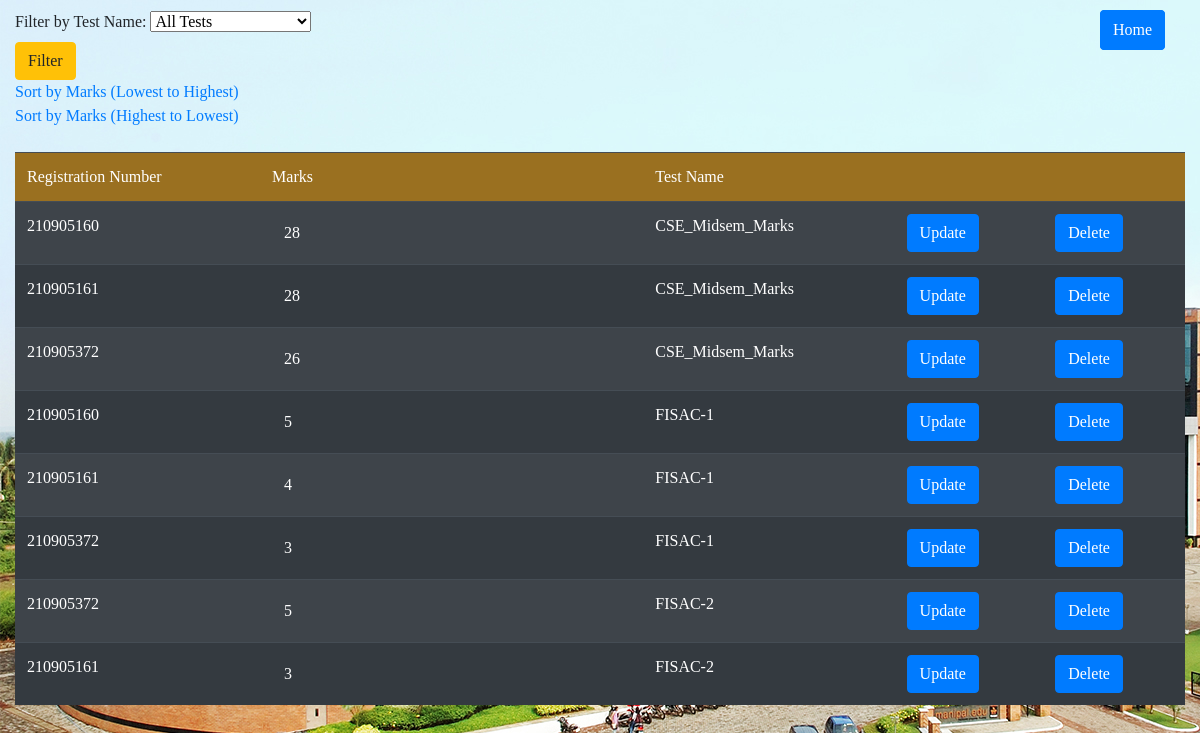
/teachermarks_result/DS/?sort=desc, run on the app's committed database.
### webapp/models.py (models this page shows)
class Marks(models.Model):
    test_name = models.CharField(max_length=100)
    student_regno = models.ForeignKey(User, to_field='username', on_delete=models.CASCADE, limit_choices_to={'user': 'student'})
    subject = models.CharField(max_length=100)
    marks = models.PositiveIntegerField(default = 0)
    date = models.DateField()

class User(models.Model):
    CHOICES = (('student','student'),('teacher','teacher'))
    username = models.IntegerField(primary_key = True)
    password = models.CharField(max_length = 100)
    user = models.CharField(max_length = 100,choices=CHOICES)

### webapp/views.py (the view)
# urls.py: path('teachermarks_result/<str:subject>/',views.teachermarksResult,name='teachermarksResult'),
def teachermarksResult(request,subject):
    test_name = request.GET.get('test_name')
    sort_order = request.GET.get('sort')
    marks_query = Marks.objects.all()
    marks_query = marks_query.filter(subject=subject)
    if test_name:
        marks_query = marks_query.filter(test_name=test_name)
    else:
        if sort_order == 'asc':
            marks_query = marks_query.order_by('test_name','marks')
        elif sort_order == 'desc':
            marks_query = marks_query.order_by('test_name','-marks')
    unique_tests = Marks.objects.values('test_name').annotate(count=Count('test_name'))
    context =  {}
    context['unique_tests'] = unique_tests
    context['marks'] = marks_query
    context['subject'] = subject
    return render(request,'teachermarks_result.html',context)

### webapp/templates/webapp/teachermarks_result.html (shortened to what this page needs)
<!DOCTYPE html>
<html lang="en" xmlns="http://www.w3.org/1999/xhtml">
<head>
    <link rel="stylesheet" href="https://cdn.jsdelivr.net/npm/bootstrap@4.4.1/dist/css/bootstrap.min.css">
    <link href="https://cdn.jsdelivr.net/npm/bootstrap-icons/font/bootstrap-icons.css" rel="stylesheet">
</head>
{% load static %}
<body style="background-image:url({% static 'manipal.jpg' %});font-family:Georgia">
    <button type="submit" class="btn btn-primary" style="height:40px;position:absolute;top:10px;left:1100px"><a href="/index/" style="color:white">Home</a></button>
    <div class="container-fluid">
        <div class="d-flex" style="padding-top:10px">
            <form action="/teachermarks_result/{{ subject }}/" method="GET" class="mr-2">
                <label for="test_name">Filter by Test Name:</label>
                <select name="test_name" id="test_name">
                    <option value="">All Tests</option>
                </select><br />
                <input type="submit" value="Filter" class="btn btn-warning"><br />
            </form>
            <button type="submit" class="btn btn-primary" style="height:40px;position:absolute;top:10px;left:1100px"><a href="/index/" style="color:white">Home</a></button>
        </div>
        <a href="/teachermarks_result/{{ subject }}/?sort=asc">Sort by Marks (Lowest to Highest)</a><br />
        <a href="/teachermarks_result/{{ subject }}/?sort=desc">Sort by Marks (Highest to Lowest)</a>
    </div>
    <div class="container-fluid">
        <table class="table table-dark table-striped table-hover mt-4">
            <thead style="background-color: rgba(255, 165, 0, 0.5); border-radius: 20px;">
            <td>Registration Number</td>
            <td>Marks</td>
            <td>Test Name</td>
            <td></td>
            <td></td>
            </thead>
            {% for mark in marks %}
            <tr>
                <td>{{ mark.student_regno.username }}</td>
                <form action="/editMarks/{{ mark.id}}{{request.path|cut:"/"}}/" method="POST">
                    <td><input type="text" class="form-control w-50 bg-transparent text-white border-0 shadow-none" name="marks" value="{{ mark.marks }}"></td>
                    <td>{{ mark.test_name }}</td>
                    <td><button type="submit" class="btn btn-primary">Update</button></td>
                </form>
                <td><button type="submit" class="btn btn-primary"><a href="/deleteMarks/{{ mark.id }}{{request.path|cut:"/"}}" style="color:white">Delete</a></button></td>
            </tr>
            {% endfor %}
        </table>
    </div>
</body>
</html>

### data on the page
Marks: student_regno.username "210905160", marks "28", test_name "CSE_Midsem_Marks"
Marks: student_regno.username "210905161", marks "28", test_name "CSE_Midsem_Marks"
Marks: student_regno.username "210905372", marks "26", test_name "CSE_Midsem_Marks"
Marks: student_regno.username "210905160", marks "5", test_name "FISAC-1"
Marks: student_regno.username "210905161", marks "4", test_name "FISAC-1"
Marks: student_regno.username "210905372", marks "3", test_name "FISAC-1"
Marks: student_regno.username "210905372", marks "5", test_name "FISAC-2"
Marks: student_regno.username "210905161", marks "3", test_name "FISAC-2"
